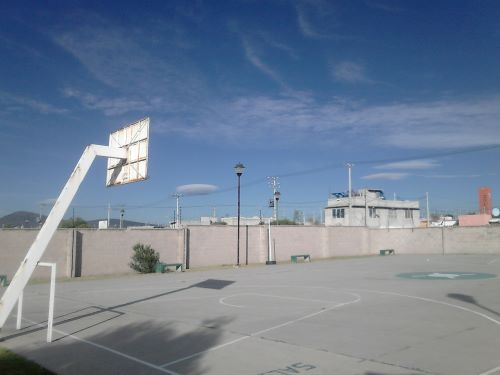
#> input picture Proyecto/Imagenes/DSC_04022.jpg, 500 x 375 px, found by its file name
$ python ocv6_hist.py
#> lines starting #> are read from the running program, lines starting #| are printed output that depends on the picture
import cv2
import numpy as np
import matplotlib.pyplot as plt

def histGris( im ):
    h = np.zeros([256]);
    for f in im:
        for c in f:
            h[c] += 1
    return h

def hist2Gris( im ):
    h = np.zeros([256]);
    img = np.reshape(im, -1)
    for p in img:
        h[p] += 1
    return h


imagen = cv2.imread("/Users/MI PC/Documents/Tratamiento de imagenes/Proyecto/Imagenes/DSC_04022.jpg",0)
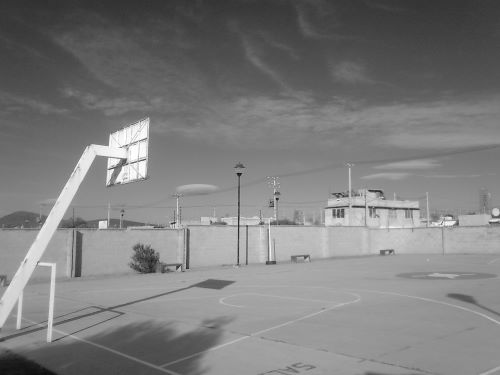
#> imagen: shape (375, 500); min 9, max 255, mean 125.8
plt.figure(1)
plt.subplot(311)
histr = cv2.calcHist([imagen], [0], None, [256], [0,256])
#> histr = 256 values, max 2938 at index 142, min 0 at index 0, mean 732.4
plt.plot(histr, color = 'b')
plt.xlim([0,256])


print("Imagen 1: ", imagen.shape)
#| Imagen 1:  (375, 500)
hist = histGris( imagen )
#> after the loop in histGris, `for f in im:`: h has the same summary as histr outside histGris
#> hist has the same summary as histr
#print( "Histograma:\n", hist)
plt.subplot(312)
plt.plot(hist, color = 'r')


print("Imagen 2: ", imagen.shape)
#| Imagen 2:  (375, 500)
hist2 = hist2Gris( imagen )
#> the loop in hist2Gris, `for p in img:` made 187500 passes
#> p on passes 1 to 3: 50, 50, 51
#> after the loop in hist2Gris, `for p in img:`: h has the same summary as histr outside hist2Gris
#> hist2 has the same summary as histr
#print( "Histograma2:\n", hist2)
plt.subplot(313)
plt.plot(hist2, color = 'g')
plt.show()
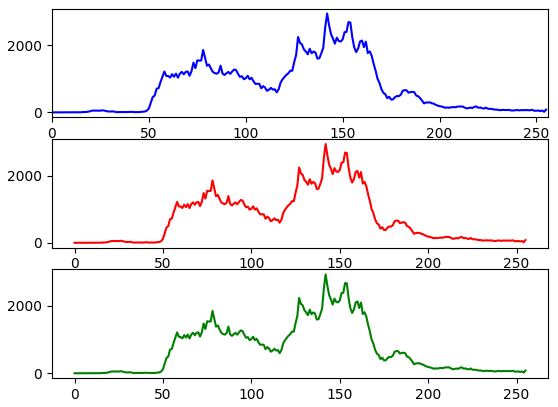
#> figure drawn by matplotlib, 3 panels; panel 1: curve peaks at x = 142, y = 2938; panel 2: curve peaks at x = 142, y = 2938; panel 3: curve peaks at x = 142, y = 2938
